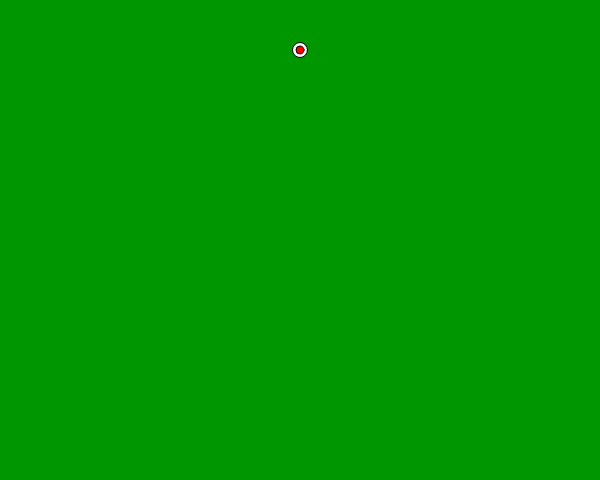
Frame 1 (no input)
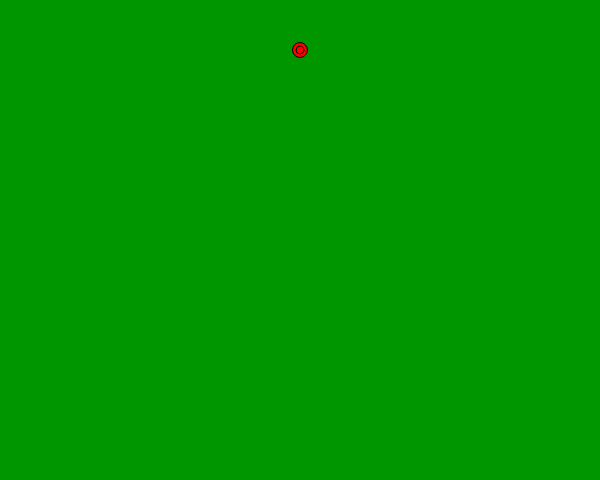
Frame 60 (no input)
Frame 120 (the mouse pressed at the canvas centre since frame 60): identical to frame 60, image omitted

The p5.js sketch that drew these frames (run headless with seeded random() and noise() and a simulated clock; from frame 60 on, the mouse is pressed at the canvas centre):

// p5.js sketch
// ── sketch.js
function setup() {
	createCanvas(600, 480);

}

function draw() {
	background(0, 150, 0);
	cross(50);
  
}

function cross(y){
	ellipse(300, y, 15, 15);
	fill(255, 0 ,0);
	ellipse(300, y, 8, 8);
}
